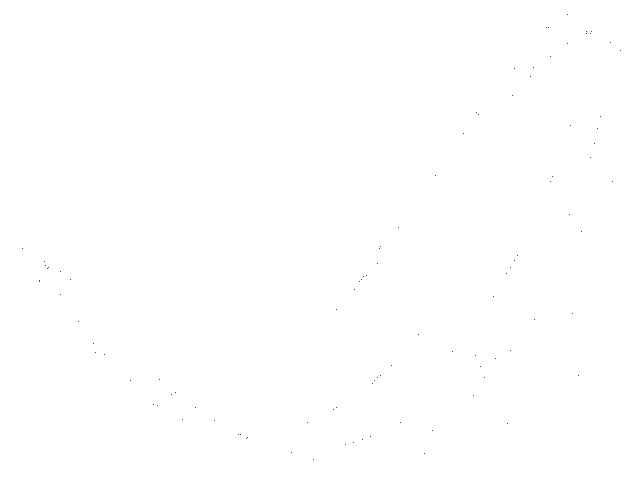
Frame 1 (no input)
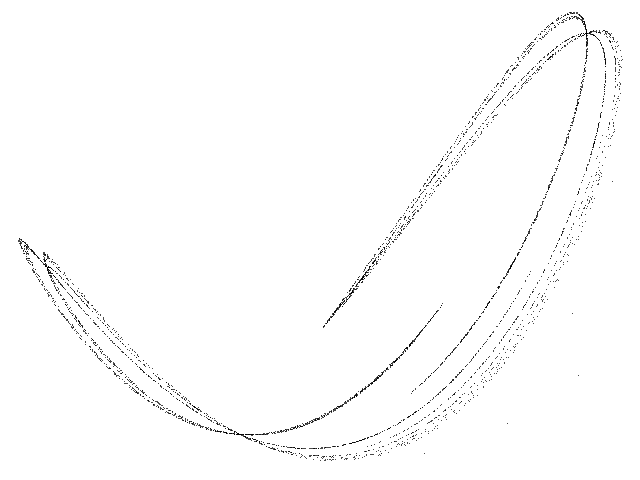
Frame 60 (the mouse pressed at the canvas centre just before this capture)
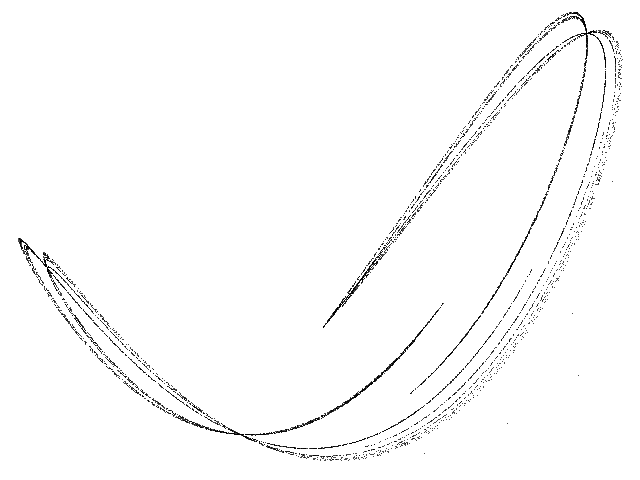
Frame 120 (the mouse held since frame 60 and released just before this capture)

The Processing sketch that drew these frames (run headless with seeded random() and noise(); from frame 60 on, the mouse is pressed at the canvas centre):

// Processing sketch: Lauwerier
// ── Lauwerier.pde
// Lauwerier chaotic map //

  float x = 0.1;
  float y = 0.1;
  float a = 3.0;
  float b = 2.0;


void setup() {
  
  size(640, 480);
  background(255);
  
}

void draw() {
  
  for (int i=0;i<100;i++) {
    
    float nx = x;
    float ny = y;
        
    x = ny;
    y = nx - ny + a * nx * ny - b * pow(ny,2);
  
    point(500+(780*x), 370+(580*y));
        
  }

}
